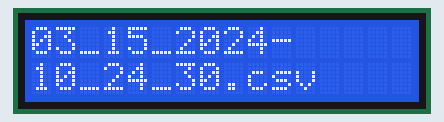
The sketch below on a simulated Arduino Uno, built with avr-gcc and run on an emulated ATmega328P. Parts: 16×2 character LCD. The local clock reads 2024-03-15 10:24:30 at power-on unless the sketch sets it.

Above: at 0.1 s.
At 4.2 s:
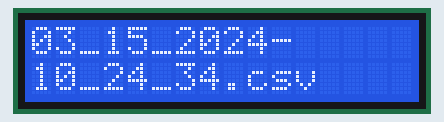
At 9.2 s:
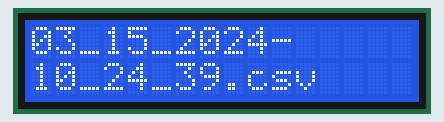
At 19.3 s:
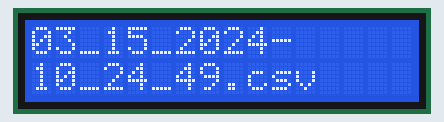
At 28.4 s:
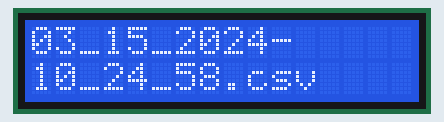
At 38.5 s:
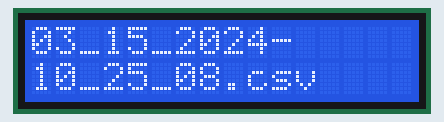

Measured:
- what the display in image 1 shows lasts 1.0 s, from 4.1 s to 5.1 s

The sketch:

LCDDisplayOfData.ino
```cpp
// include the library code:
#include <LiquidCrystal.h>
#include "RTClib.h"
RTC_DS1307 rtc;

// Creates an LCD object. Parameters: (rs, enable, d4, d5, d6, d7)
LiquidCrystal lcd(12, 11, 5, 4, 3, 2);

void setup()
{
  lcd.begin(16, 2);
  lcd.clear();

  if (! rtc.begin())
  {
    lcd.print("Couldn't find RTC");
    while (1);
  }

  if (! rtc.isrunning())
  {
    lcd.print("RTC is NOT running!");
  }

    //rtc.adjust(DateTime(__DATE__, __TIME__));//auto update from computer time
}

void loop()
{
  DateTime i = rtc.now();
  ///////////////////////////////////Month
  if(i.month() < 10){
    lcd.print("0"+String(i.month()));
  }
  else{
    lcd.print(i.month());
  }
  ///////////////////////////////////
  lcd.print("_");
  ///////////////////////////////////Day
  if(i.day() < 10){
    lcd.print("0"+String(i.day()));
  }
  else{
    lcd.print(i.day());
  }
  ///////////////////////////////////Year
  lcd.print("_" + String(i.year()) + "-");
  // (note: line 1 is the second row, since counting begins with 0):
  lcd.setCursor(0, 1);
  ///////////////////////////////////Hour
  if(i.hour() < 10){
    lcd.print("0"+String(i.hour()));
  }
  else{
    lcd.print(i.hour());
  }
  ///////////////////////////////////
  lcd.print("_");
  ///////////////////////////////////Minute
  if(i.minute() < 10){
    lcd.print("0"+String(i.minute()));
  }
  else{
    lcd.print(i.minute());
  }
  ///////////////////////////////////
  lcd.print("_");
  ///////////////////////////////////Second
  if(i.second() < 10){
    lcd.print("0"+String(i.second()));
  }
  else{
    lcd.print(i.second());
  }
  lcd.print(".csv");
  lcd.setCursor(0, 0);
  delay(500);
}
```
